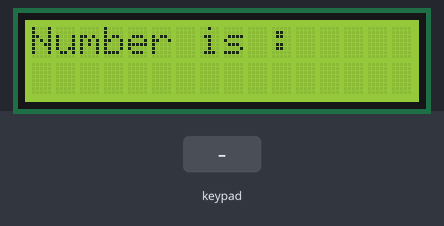
Bench run of a sketch on a simulated Arduino Uno, built with avr-gcc and run on an emulated ATmega328P. Shown: 16×2 character LCD. Wiring (inferred from the signals the program sends): 4×4 keypad with keys 1 2 3 A 4 5 6 B 7 8 9 C * 0 # D (labels assumed): rows pin 6, pin 7, pin 8, pin 9; columns pin 10, pin 11, pin 12, pin 13. Inputs (shaded band) come from the test bench.

Above: at 1.2 s.
1.3 s: keypad keys 1 2 # pressed 0.4 s apart
At 2.4 s:
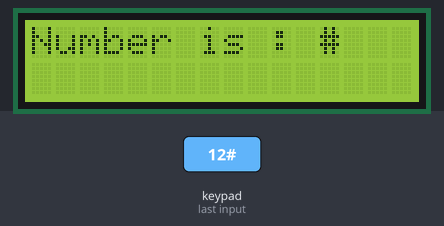
4.0 s: key 'A' pressed
At 5.2 s:
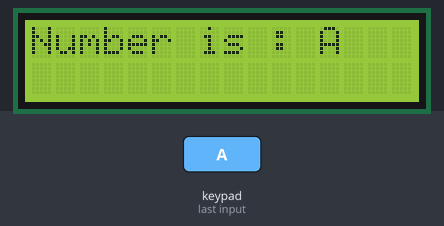
5.5 s: key 'B' pressed
At 6.6 s:
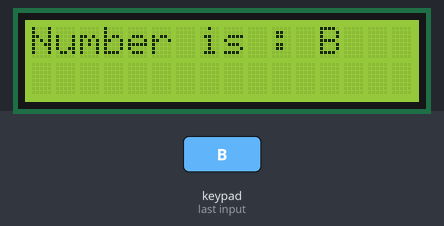
7.0 s: keypad keys 1 2 * pressed 0.4 s apart
At 8.8 s:
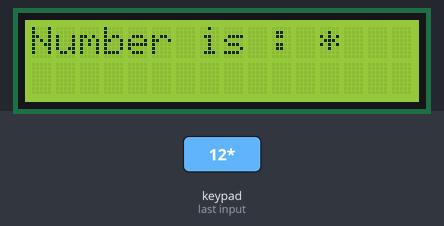
9.7 s: key 'C' pressed
At 10.5 s:
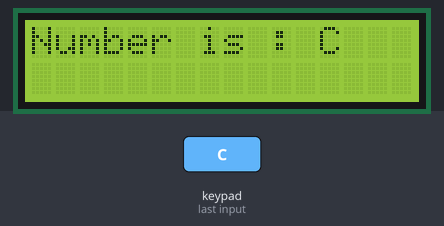
11.2 s: keypad keys 1 2 D pressed 0.4 s apart
At 11.42 s:
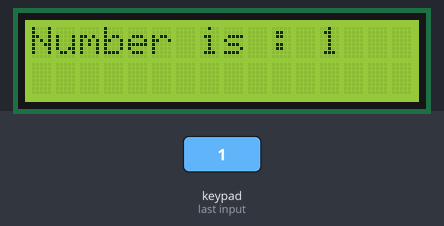
Timing chart, 0 to 14.2 s (numbered marks = the images above; inputs shaded):
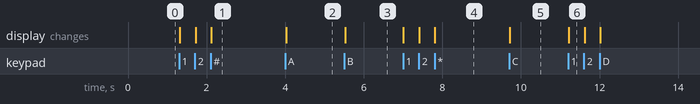

The sketch:

Keypad_Testing.ino
```cpp
/*Keypad      Row1 : D6
            Row2 : D7
            Row3 : D8
            Row4 : D9
            Col1 : D10
            Col2 : D11
            Col3 : D12
            Col4 : D13
*/
#include <LiquidCrystal_I2C.h>

LiquidCrystal_I2C lcd(0x27, 16, 2);
void setup()
{
  for (int i = 6; i <= 9; i++) {
    pinMode(i, OUTPUT);
    digitalWrite(i, HIGH);
  }
  for (int i = 10; i <= 13; i++) {
    pinMode(i, INPUT_PULLUP);
  }

  lcd.init();
  lcd.backlight();
  lcd.setCursor(0, 0);
  lcd.print("Number is :");
}

void loop()
{
  digitalWrite(6, LOW);
  digitalWrite(7, HIGH);
  digitalWrite(8, HIGH);
  digitalWrite(9, HIGH);

  lcd.setCursor(12, 0);
  if      (digitalRead(10) == LOW) { lcd.print("1"); } // Col 1
  else if (digitalRead(11) == LOW) { lcd.print("2"); } // Col 2
  else if (digitalRead(12) == LOW) { lcd.print("3"); } // Col 3
  else if (digitalRead(13) == LOW) { lcd.print("A"); } // Col 4

  // ----------------------------------------------------
  // สแกน Row 2 (D7 = LOW) -> ปุ่ม 4, 5, 6, B
  // ----------------------------------------------------
  digitalWrite(6, HIGH);
  digitalWrite(7, LOW);
  digitalWrite(8, HIGH);
  digitalWrite(9, HIGH);

  lcd.setCursor(12, 0);
  if      (digitalRead(10) == LOW) { lcd.print("4"); } // Col 1
  else if (digitalRead(11) == LOW) { lcd.print("5"); } // Col 2
  else if (digitalRead(12) == LOW) { lcd.print("6"); } // Col 3
  else if (digitalRead(13) == LOW) { lcd.print("B"); } // Col 4

  // ----------------------------------------------------
  // สแกน Row 3 (D8 = LOW) -> ปุ่ม 7, 8, 9, C
  // ----------------------------------------------------
  digitalWrite(6, HIGH);
  digitalWrite(7, HIGH);
  digitalWrite(8, LOW);
  digitalWrite(9, HIGH);

  lcd.setCursor(12, 0);
  if      (digitalRead(10) == LOW) { lcd.print("7"); } // Col 1
  else if (digitalRead(11) == LOW) { lcd.print("8"); } // Col 2
  else if (digitalRead(12) == LOW) { lcd.print("9"); } // Col 3
  else if (digitalRead(13) == LOW) { lcd.print("C"); } // Col 4

  // ----------------------------------------------------
  // สแกน Row 4 (D9 = LOW) -> ปุ่ม *, 0, #, D
  // ----------------------------------------------------
  digitalWrite(6, HIGH);
  digitalWrite(7, HIGH);
  digitalWrite(8, HIGH);
  digitalWrite(9, LOW);

  lcd.setCursor(12, 0);
  if      (digitalRead(10) == LOW) { lcd.print("*"); } // Col 1
  else if (digitalRead(11) == LOW) { lcd.print("0"); } // Col 2
  else if (digitalRead(12) == LOW) { lcd.print("#"); } // Col 3
  else if (digitalRead(13) == LOW) { lcd.print("D"); } // Col 4

  delay(20);
}
```

Measured:
- after the input at 1.3 s, the display: first changes at once (image 1 shows a later state)
- after the input at 4.0 s, the display: changes at once (image 2)
- after the input at 5.5 s, the display: changes at once (image 3)
- after the input at 7.0 s, the display: first changes at once (image 4 shows a later state)
- after the input at 9.7 s, the display: changes at once (image 5)
- after the input at 11.2 s, the display: changes at once (image 6)
